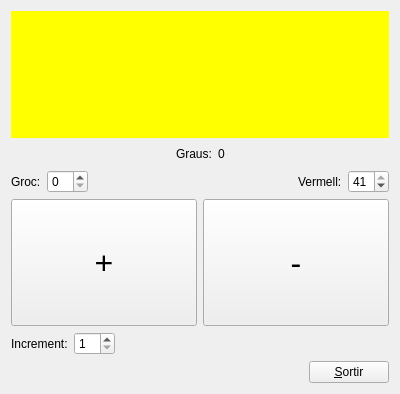
<?xml version="1.0" encoding="UTF-8"?>
<ui version="4.0">
 <class>MyForm</class>
 <widget class="QWidget" name="MyForm">
  <property name="geometry">
   <rect>
    <x>0</x>
    <y>0</y>
    <width>400</width>
    <height>394</height>
   </rect>
  </property>
  <property name="windowTitle">
   <string>Form</string>
  </property>
  <layout class="QVBoxLayout" name="verticalLayout">
   <item>
    <widget class="MyQLabel" name="label">
     <property name="styleSheet">
      <string notr="true">background:yellow;</string>
     </property>
     <property name="text">
      <string/>
     </property>
    </widget>
   </item>
   <item>
    <layout class="QHBoxLayout" name="horizontalLayout">
     <item>
      <spacer name="horizontalSpacer_6">
       <property name="orientation">
        <enum>Qt::Horizontal</enum>
       </property>
       <property name="sizeHint" stdset="0">
        <size>
         <width>40</width>
         <height>20</height>
        </size>
       </property>
      </spacer>
     </item>
     <item>
      <widget class="QLabel" name="label_2">
       <property name="sizePolicy">
        <sizepolicy hsizetype="Preferred" vsizetype="Maximum">
         <horstretch>0</horstretch>
         <verstretch>0</verstretch>
        </sizepolicy>
       </property>
       <property name="text">
        <string>Graus:</string>
       </property>
      </widget>
     </item>
     <item>
      <widget class="QLabel" name="label_3">
       <property name="sizePolicy">
        <sizepolicy hsizetype="Preferred" vsizetype="Maximum">
         <horstretch>0</horstretch>
         <verstretch>0</verstretch>
        </sizepolicy>
       </property>
       <property name="text">
        <string>0</string>
       </property>
      </widget>
     </item>
     <item>
      <spacer name="horizontalSpacer_5">
       <property name="orientation">
        <enum>Qt::Horizontal</enum>
       </property>
       <property name="sizeHint" stdset="0">
        <size>
         <width>40</width>
         <height>20</height>
        </size>
       </property>
      </spacer>
     </item>
    </layout>
   </item>
   <item>
    <layout class="QHBoxLayout" name="horizontalLayout_2">
     <item>
      <widget class="QLabel" name="label_4">
       <property name="text">
        <string>Groc:</string>
       </property>
      </widget>
     </item>
     <item>
      <widget class="QSpinBox" name="spinBox">
       <property name="maximum">
        <number>20</number>
       </property>
      </widget>
     </item>
     <item>
      <spacer name="horizontalSpacer">
       <property name="orientation">
        <enum>Qt::Horizontal</enum>
       </property>
       <property name="sizeType">
        <enum>QSizePolicy::MinimumExpanding</enum>
       </property>
       <property name="sizeHint" stdset="0">
        <size>
         <width>40</width>
         <height>20</height>
        </size>
       </property>
      </spacer>
     </item>
     <item>
      <widget class="QLabel" name="label_5">
       <property name="text">
        <string>Vermell:</string>
       </property>
      </widget>
     </item>
     <item>
      <widget class="QSpinBox" name="spinBox_2">
       <property name="maximum">
        <number>41</number>
       </property>
       <property name="singleStep">
        <number>1</number>
       </property>
       <property name="value">
        <number>41</number>
       </property>
      </widget>
     </item>
    </layout>
   </item>
   <item>
    <layout class="QHBoxLayout" name="horizontalLayout_3">
     <item>
      <widget class="QPushButton" name="pushButton">
       <property name="sizePolicy">
        <sizepolicy hsizetype="Minimum" vsizetype="Minimum">
         <horstretch>0</horstretch>
         <verstretch>0</verstretch>
        </sizepolicy>
       </property>
       <property name="font">
        <font>
         <pointsize>24</pointsize>
        </font>
       </property>
       <property name="text">
        <string>+</string>
       </property>
      </widget>
     </item>
     <item>
      <widget class="QPushButton" name="pushButton_2">
       <property name="sizePolicy">
        <sizepolicy hsizetype="Minimum" vsizetype="Minimum">
         <horstretch>0</horstretch>
         <verstretch>0</verstretch>
        </sizepolicy>
       </property>
       <property name="font">
        <font>
         <pointsize>24</pointsize>
        </font>
       </property>
       <property name="text">
        <string>-</string>
       </property>
      </widget>
     </item>
    </layout>
   </item>
   <item>
    <layout class="QHBoxLayout" name="horizontalLayout_4">
     <item>
      <widget class="QLabel" name="label_6">
       <property name="text">
        <string>Increment:</string>
       </property>
      </widget>
     </item>
     <item>
      <widget class="QSpinBox" name="spinBox_3">
       <property name="minimum">
        <number>1</number>
       </property>
       <property name="maximum">
        <number>10</number>
       </property>
       <property name="value">
        <number>1</number>
       </property>
      </widget>
     </item>
     <item>
      <spacer name="horizontalSpacer_2">
       <property name="orientation">
        <enum>Qt::Horizontal</enum>
       </property>
       <property name="sizeHint" stdset="0">
        <size>
         <width>40</width>
         <height>20</height>
        </size>
       </property>
      </spacer>
     </item>
    </layout>
   </item>
   <item>
    <layout class="QHBoxLayout" name="horizontalLayout_5">
     <item>
      <spacer name="horizontalSpacer_3">
       <property name="orientation">
        <enum>Qt::Horizontal</enum>
       </property>
       <property name="sizeHint" stdset="0">
        <size>
         <width>40</width>
         <height>20</height>
        </size>
       </property>
      </spacer>
     </item>
     <item>
      <widget class="QPushButton" name="pushButton_3">
       <property name="text">
        <string>&amp;Sortir</string>
       </property>
      </widget>
     </item>
    </layout>
   </item>
  </layout>
 </widget>
 <customwidgets>
  <customwidget>
   <class>MyQLabel</class>
   <extends>QLabel</extends>
   <header>MyQLabel.h</header>
   <slots>
    <signal>setGraus(int)</signal>
    <slot>setGroc(int)</slot>
    <slot>setVermell(int)</slot>
    <slot>suma()</slot>
    <slot>resta()</slot>
    <slot>setIncrement(int)</slot>
   </slots>
  </customwidget>
 </customwidgets>
 <resources/>
 <connections>
  <connection>
   <sender>spinBox</sender>
   <signal>valueChanged(int)</signal>
   <receiver>label</receiver>
   <slot>setGroc(int)</slot>
   <hints>
    <hint type="sourcelabel">
     <x>83</x>
     <y>162</y>
    </hint>
    <hint type="destinationlabel">
     <x>96</x>
     <y>30</y>
    </hint>
   </hints>
  </connection>
  <connection>
   <sender>spinBox_2</sender>
   <signal>valueChanged(int)</signal>
   <receiver>label</receiver>
   <slot>setVermell(int)</slot>
   <hints>
    <hint type="sourcelabel">
     <x>356</x>
     <y>161</y>
    </hint>
    <hint type="destinationlabel">
     <x>345</x>
     <y>20</y>
    </hint>
   </hints>
  </connection>
  <connection>
   <sender>pushButton</sender>
   <signal>clicked()</signal>
   <receiver>label</receiver>
   <slot>suma()</slot>
   <hints>
    <hint type="sourcelabel">
     <x>169</x>
     <y>223</y>
    </hint>
    <hint type="destinationlabel">
     <x>168</x>
     <y>24</y>
    </hint>
   </hints>
  </connection>
  <connection>
   <sender>pushButton_2</sender>
   <signal>clicked()</signal>
   <receiver>label</receiver>
   <slot>resta()</slot>
   <hints>
    <hint type="sourcelabel">
     <x>285</x>
     <y>220</y>
    </hint>
    <hint type="destinationlabel">
     <x>267</x>
     <y>40</y>
    </hint>
   </hints>
  </connection>
  <connection>
   <sender>spinBox_3</sender>
   <signal>valueChanged(int)</signal>
   <receiver>label</receiver>
   <slot>setIncrement(int)</slot>
   <hints>
    <hint type="sourcelabel">
     <x>113</x>
     <y>294</y>
    </hint>
    <hint type="destinationlabel">
     <x>132</x>
     <y>45</y>
    </hint>
   </hints>
  </connection>
  <connection>
   <sender>pushButton_3</sender>
   <signal>clicked()</signal>
   <receiver>MyForm</receiver>
   <slot>close()</slot>
   <hints>
    <hint type="sourcelabel">
     <x>362</x>
     <y>353</y>
    </hint>
    <hint type="destinationlabel">
     <x>396</x>
     <y>310</y>
    </hint>
   </hints>
  </connection>
  <connection>
   <sender>label</sender>
   <signal>setGraus(int)</signal>
   <receiver>label_3</receiver>
   <slot>setNum(int)</slot>
   <hints>
    <hint type="sourcelabel">
     <x>225</x>
     <y>45</y>
    </hint>
    <hint type="destinationlabel">
     <x>223</x>
     <y>106</y>
    </hint>
   </hints>
  </connection>
 </connections>
</ui>
